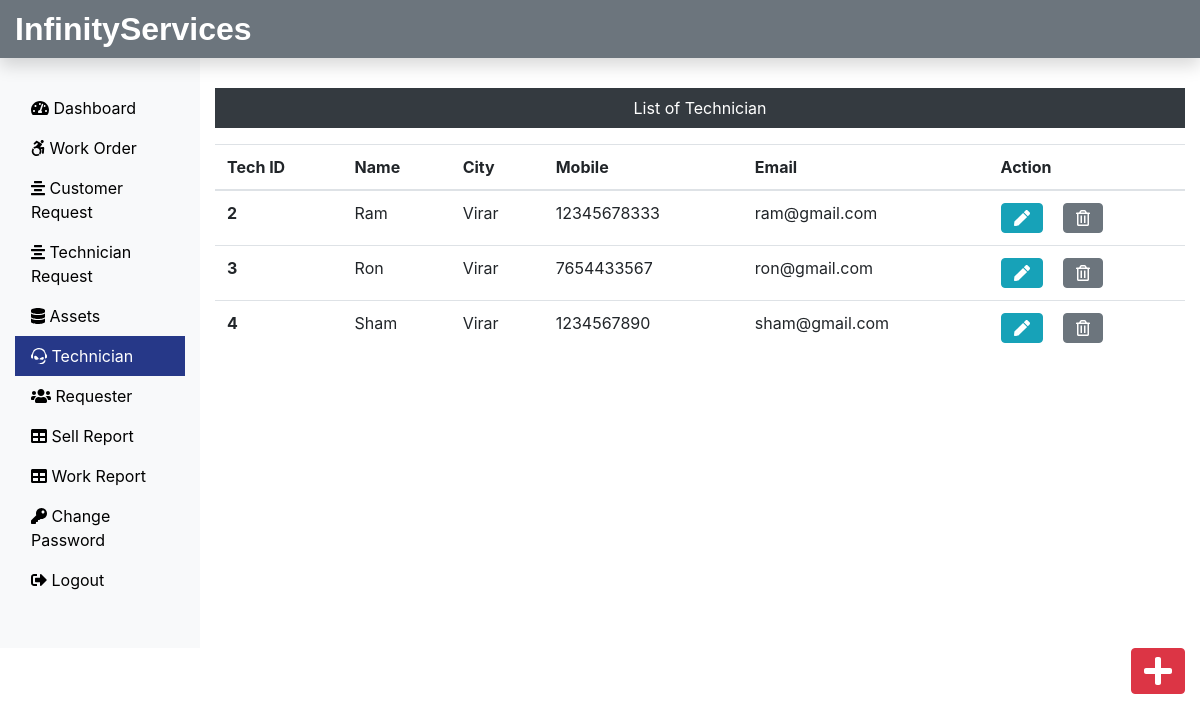
Screenshot of /Admin/technician.php (signed in) with the database file from the repository.
### tables this page shows
CREATE TABLE `technician_tb` (
  `empid` int(11) NOT NULL,
  `empName` varchar(60) NOT NULL,
  `empCity` varchar(60) NOT NULL,
  `empMobile` bigint(20) NOT NULL,
  `empEmail` varchar(60) NOT NULL,
  `empPassword` varchar(60) NOT NULL
);

### Admin/technician.php (the view, shortened to what this page needs)
<?php
include('includes/header.php');
include('../dbConnection.php');
?>
<div class="col-sm-9 col-md-10 mt-5 text-center">
  <p class="bg-dark text-white p-2">List of Technician</p>
  <?php
  $sql = "SELECT * FROM technician_tb";
  $result = $conn->query($sql);
  if ($result->num_rows > 0) {
    echo '<table class="table">
  <thead>
   <tr>
    <th scope="col">Tech ID</th>
    <th scope="col">Name</th>
    <th scope="col">City</th>
    <th scope="col">Mobile</th>
    <th scope="col">Email</th>
    <th scope="col">Action</th>
   </tr>
  </thead>
  <tbody>';
    while ($row = $result->fetch_assoc()) {
      echo '<tr>';
      echo '<th scope="row">' . $row["empid"] . '</th>';
      echo '<td>' . $row["empName"] . '</td>';
      echo '<td>' . $row["empCity"] . '</td>';
      echo '<td>' . $row["empMobile"] . '</td>';
      echo '<td>' . $row["empEmail"] . '</td>';
      echo '<td><form action="edittech.php" method="POST" class="d-inline"> <input type="hidden" name="id" value=' . $row["empid"] . '><button type="submit" class="btn btn-info mr-3" name="edit" value="Edit"><i class="fas fa-pen"></i></button></form>
     <form action="" method="POST" class="d-inline"><input type="hidden" name="id" value=' . $row["empid"] . '><button type="submit" class="btn btn-secondary" name="delete" value="Delete"><i class="far fa-trash-alt"></i></button></form></td>
    </tr>';
    }
    echo '</tbody>
  </table>';
  } else {
    echo "0 Result";
  }
  ?>
</div>
</div>
<div class="float-right">
  <a href="inserttech.php" class="btn btn-danger"><i class="fas fa-plus fa-2x"></i></a>
</div>
</div>
</body>
</html>

### Admin/includes/header.php (shortened to what this page needs)
<html lang="en">
<head>
    <link rel="stylesheet" href="../css/bootstrap.min.css">
    <link rel="stylesheet" href="../css/all.min.css">
    <link rel="stylesheet" href="../css/custom.css">
</head>
<body>
    <nav class="navbar navbar-dark fixed-top bg-secondary flex-md-nowrap p-0 shadow">
        <a class="navbar-brand col-sm-3 col-md-2 mr-0" href="dashboard.php">InfinityServices</a>
    </nav>
    <div class="container-fluid mb-5 " style="margin-top:40px;">
        <div class="row">
            <nav class="col-sm-2 bg-light sidebar py-5 d-print-none">
                <div class="sidebar-sticky">
                    <ul class="nav flex-column">
                        <li class="nav-item">
                            <a class="nav-link <?php if (PAGE == 'dashboard') {
                                                    echo 'active';
                                                } ?>" href="dashboard.php">
                                <i class="fas fa-tachometer-alt"></i>
                                Dashboard <span class="sr-only">(current)</span>
                            </a>
                        </li>
                        <li class="nav-item">
                            <a class="nav-link <?php if (PAGE == 'work') {
                                                    echo 'active';
                                                } ?>" href="work.php">
                                <i class="fab fa-accessible-icon"></i>
                                Work Order
                            </a>
                        </li>
                        <li class="nav-item">
                            <a class="nav-link <?php if (PAGE == 'request') {
                                                    echo 'active';
                                                } ?>" href="request.php">
                                <i class="fas fa-align-center"></i>
                                Customer Request
                            </a>
                        </li>
                        <li class="nav-item">
                            <a class="nav-link <?php if (PAGE == 'techrequest') {
                                                    echo 'active';
                                                } ?>" href="techrequest.php">
                                <i class="fas fa-align-center"></i>
                                Technician Request
                            </a>
                        </li>
                        <li class="nav-item">
                            <a class="nav-link <?php if (PAGE == 'assets') {
                                                    echo 'active';
                                                } ?>" href="assets.php">
                                <i class="fas fa-database"></i>
                                Assets
                            </a>
                        </li>
                        <li class="nav-item">
                            <a class="nav-link <?php if (PAGE == 'technician') {
                                                    echo 'active';
                                                } ?>" href="technician.php">
                                <i class="fab fa-teamspeak"></i>
                                Technician
                            </a>
                        </li>
                        <li class="nav-item">
                            <a class="nav-link <?php if (PAGE == 'requesters') {
                                                    echo 'active';
                                                } ?>" href="requester.php">
                                <i class="fas fa-users"></i>
                                Requester
                            </a>
                        </li>
                        <li class="nav-item">
                            <a class="nav-link <?php if (PAGE == 'sellreport') {
                                                    echo 'active';
                                                } ?>" href="soldproductreport.php">
                                <i class="fas fa-table"></i>
                                Sell Report
                            </a>
                        </li>
                        <li class="nav-item">
                            <a class="nav-link <?php if (PAGE == 'workreport') {
                                                    echo 'active';
                                                } ?>" href="workreport.php">
                                <i class="fas fa-table"></i>
                                Work Report
                            </a>
                        </li>
                        <li class="nav-item">
                            <a class="nav-link <?php if (PAGE == 'changepass') {
                                                    echo 'active';
                                                } ?>" href="changepass.php">
                                <i class="fas fa-key"></i>
                                Change Password
                            </a>
                        </li>
                        <li class="nav-item">
                            <a class="nav-link" href="../logout.php">
                                <i class="fas fa-sign-out-alt"></i>
                                Logout
                            </a>
                        </li>
                    </ul>
                </div>
            </nav>

### css/custom.css (style rules this page uses)
.navbar-brand { font-family: "Ubuntu", sans-serif; font-size: 2em; font-weight: bold; }
a { color: black; }
.active { color: white; background-color: #263888; }

### rows the page displays
technician_tb: empid "2", empName "Ram", empCity "Virar", empMobile "12345678333", empEmail "ram@gmail.com"
technician_tb: empid "3", empName "Ron", empCity "Virar", empMobile "7654433567", empEmail "ron@gmail.com"
technician_tb: empid "4", empName "Sham", empCity "Virar", empMobile "1234567890", empEmail "sham@gmail.com"
